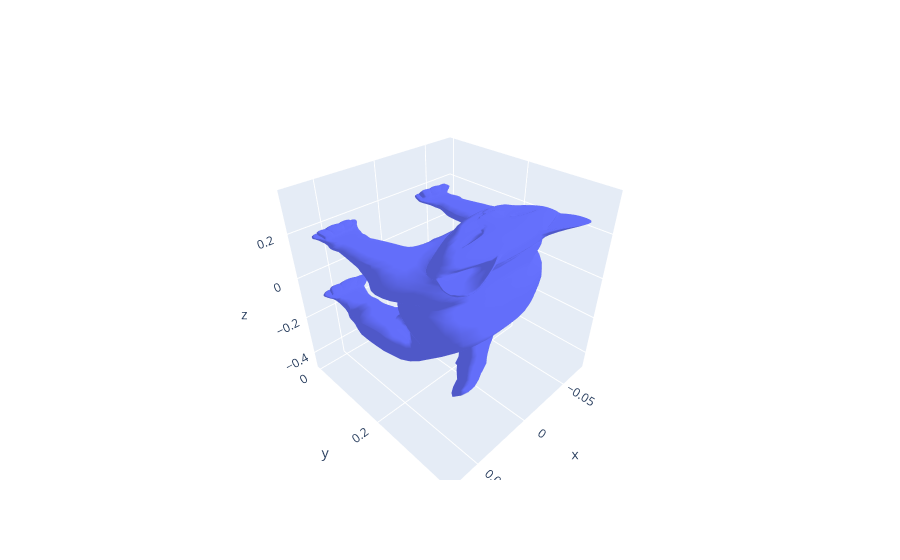

Notebook code for this chart:
### Code cell
plotter = MeshPlotter.from_registry(which='plotly')
plotter.plot(mesh)

### Figure 1 — Plotly figure (JSON) as saved in the notebook; plotly's stock layout.template omitted (floating-point values rounded to 4 significant figures; data arrays with more than 128 entries replaced by an {"elided": "..."} marker saying what was removed)
{"data": [{"i": {"elided": "14410 int values"}, "j": {"elided": "14410 int values"}, "k": {"elided": "14410 int values"}, "type": "mesh3d", "x": {"elided": "7207 float values"}, "y": {"elided": "7207 float values"}, "z": {"elided": "7207 float values"}}], "layout": {}}
